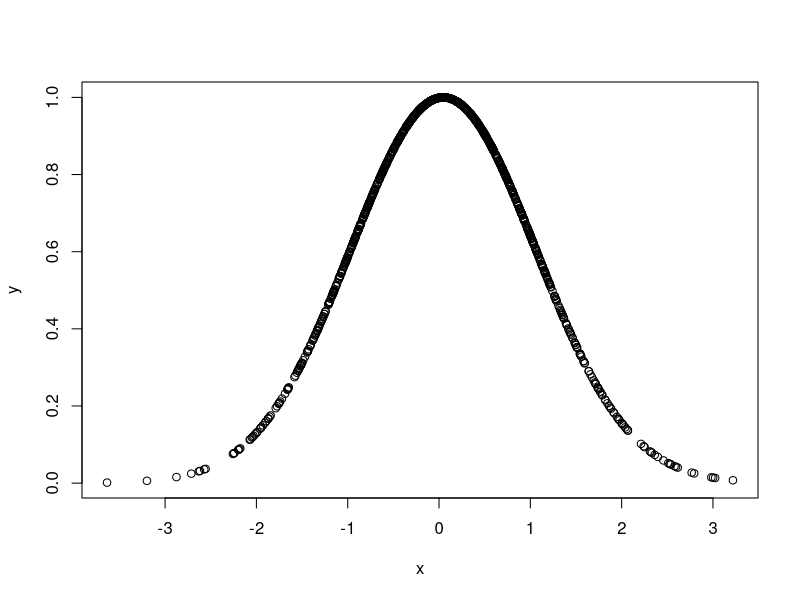

Reproduce this figure in R. (Note: this script raises an error after producing the figure.)
x <- rnorm(1000)
y <- plnorm(x)
y <- exp(-(((x-mean(x))^2)/(2*((sd(x))^2))))

plot(y~x)
i

## From Jon Borelli
a <- rnorm(100)
b <- rnorm(100)
mod1 <- lm(a~b,contrasts = )
summary(mod1)

hist(mod1$residuals)
AIC(mod1)

